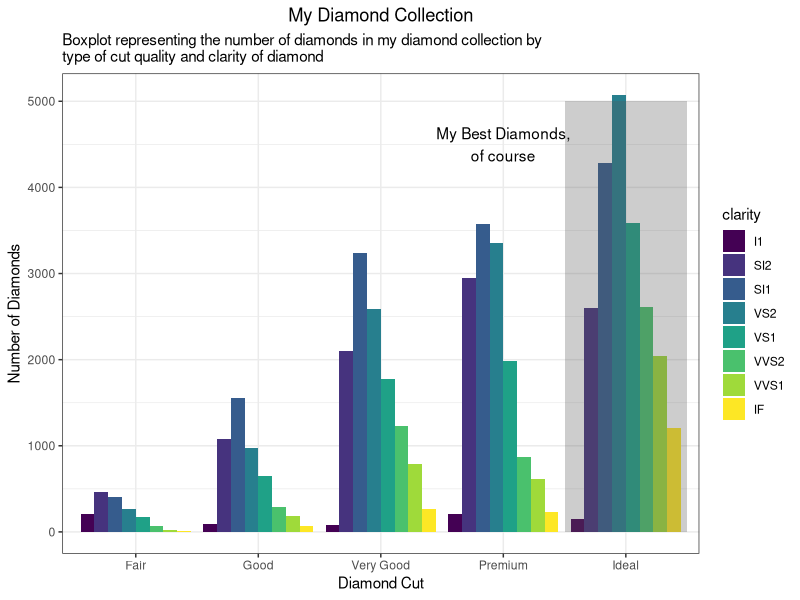

This chart was generated by the following R code: (Note: this script raises an error after producing the figure.)
## ---- chunk 1
knitr::opts_chunk$set(echo = FALSE)
## ---- chunk 2
library("ggplot2")
library("magrittr") #so I can do some piping
data("diamonds")
data("mpg")
data("iris")
theme_set(theme_bw()) #I'll give you this one, you can set the theme individually for graphs
#or you can set the theme for all the graphs using theme_set()
#theme_bw() is best theme (IMO)

#for graph 3:
library("ggrepel")


## ---- chunk 3
data("diamonds")
#hint think about the *position* the bars are in...
str(diamonds)
## ---- chunk 4
data("diamonds")
ggplot(diamonds) +
  geom_bar(mapping = aes(x = cut, fill = clarity), position = "dodge") +
  labs(title = "My Diamond Collection", subtitle = "Boxplot representing the number of diamonds in my diamond collection by \ntype of cut quality and clarity of diamond", x = "Diamond Cut", y = "Number of Diamonds") +
  theme(plot.title = element_text(hjust = 0.5)) +
  annotate("rect", xmin = 4.5, xmax = 5.5, ymin = 0, ymax = 5000, alpha = 0.3) +
  annotate("text", x = 4, y = 4500, label = "My Best Diamonds,\nof course")
  

## ---- chunk 5
data("iris")
str(iris)
mean()
## ---- chunk 6
data("iris")

ggplot(iris, mapping = aes(x = Sepal.Length, y = Petal.Length, shape = Species, color = Species)) +
  geom_point() +
  facet_wrap(~ Species, scales = "free_y") +
  geom_smooth(method = "lm", se=FALSE, color="black", formula = y ~ x)
  
  
  
## ---- chunk 7
data("mpg")
corvette <- mpg[mpg$model == "corvette",]
#install
require("ggrepel") #useful for making text annotations better, hint hint
set.seed(42)
## ---- chunk 8
data("mpg")
corvette <- mpg[mpg$model == "corvette",]
require("ggrepel")
set.seed(42)

str(mpg)

mpg %>%
ggplot(aes(displ, hwy)) +
  geom_point() +
  geom_point(data = corvette, color = "blue") +
  labs(title = "Corvettes are a bit of an outlier") +
  geom_text_repel( data = corvette, label = paste("Corvette,", corvette$year))
  

## ---- chunk 9
data(mpg)

#hint for the coloring, colorbrewer and you can set palette colors and make your graphs colorblind friendly
library(RColorBrewer)
display.brewer.all(colorblindFriendly = T) #take a look at the colorblindfriendly options
## ---- chunk 10
data(mpg)

mpg %>%
ggplot(aes(cty, class, color = class)) +
  geom_boxplot(show.legend = FALSE, color = "black") +
  geom_point() +
  scale_color_brewer(palette = "Set2") +
  geom_jitter(width = 0, height = 0.4) +
  labs(title = "Horizontal BoxPlot of City MPG and Car Class", x = "Car Class", y = "City mpg") +
  theme(panel.grid = element_blank(), panel.border = element_blank(), axis.line = element_line(color = "black"))
  
  
